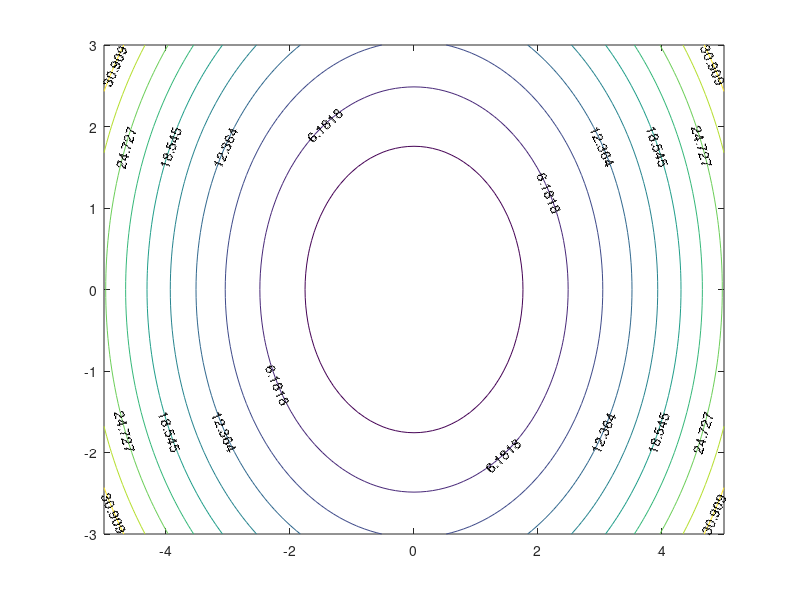

Write the MATLAB code that produced this figure.
[x,y] = meshgrid(-5:0.1:5,-3:0.1:3);   %independent variables
g = x.^2 + y.^2;                       % our function
[C, h] = contour(x,y,g);               % call the contour function
%to show label values on contours, note that 2 indicates labels at 2nd
%contour
set(h,'ShowText','on','TextStep',get(h,'LevelStep')*2)  
print -deps graph.eps